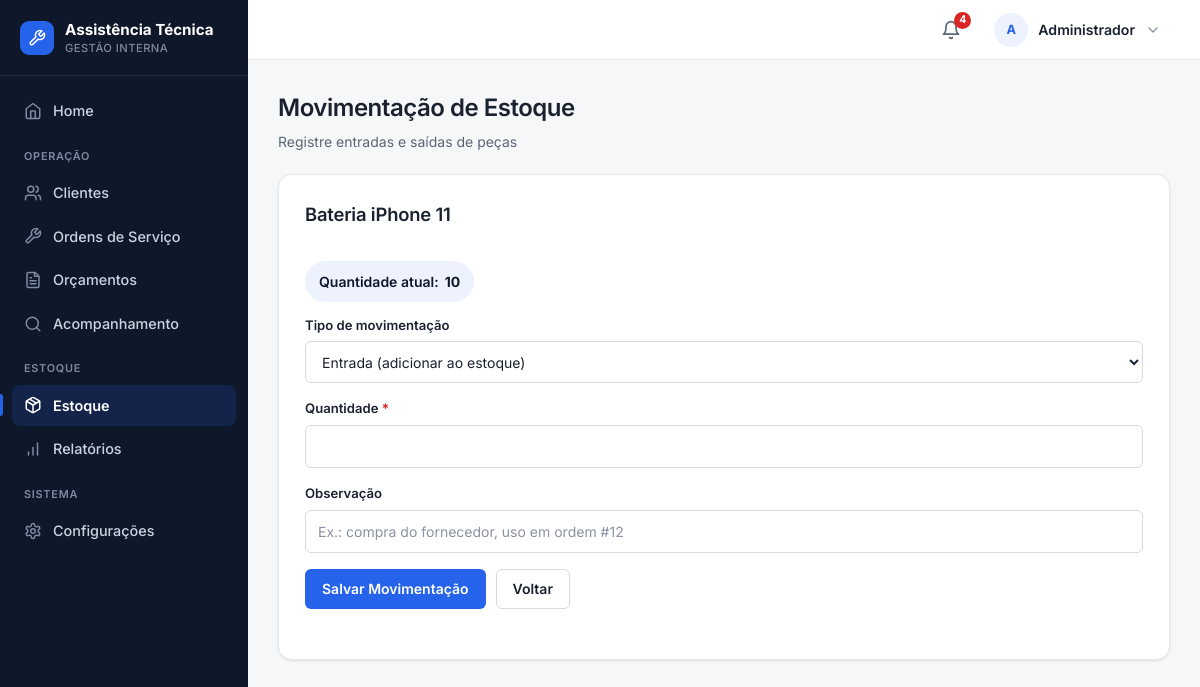
The app's page /estoque/movimentar/11 (signed in), older data.
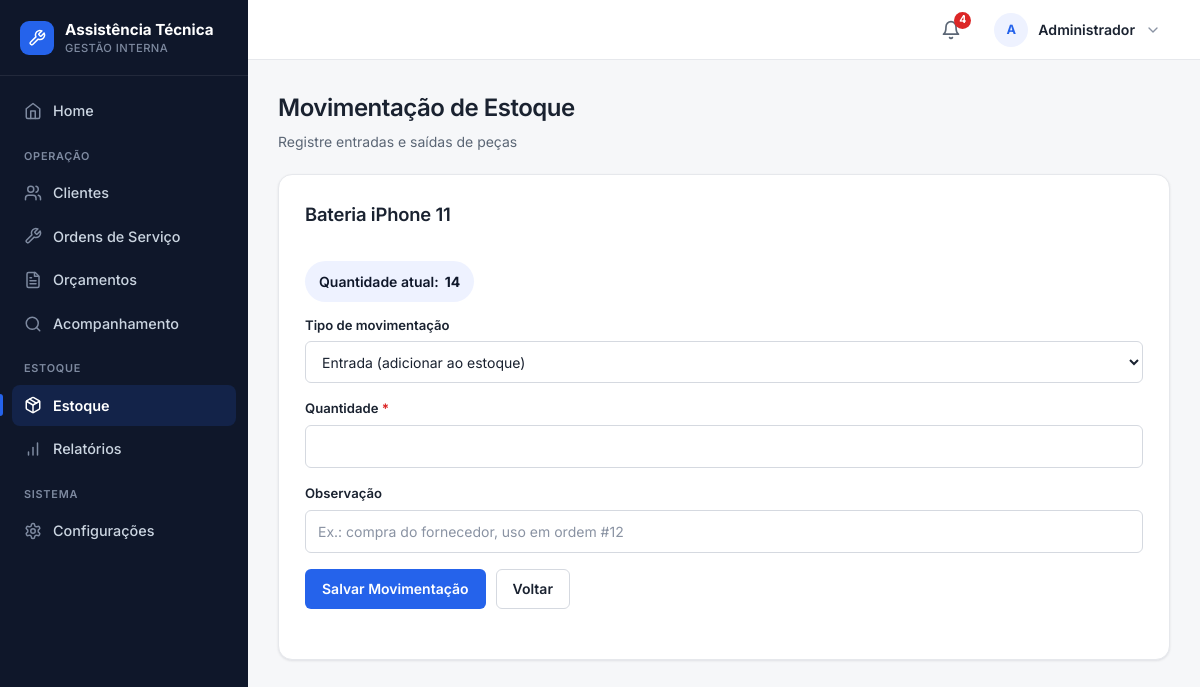
The same page, newer data.
### tables this page shows
CREATE TABLE pecas (
    id INTEGER PRIMARY KEY AUTOINCREMENT,
    nome TEXT NOT NULL,
    descricao TEXT,
    quantidade INTEGER NOT NULL DEFAULT 0,
    estoque_minimo INTEGER DEFAULT 1,
    preco_unitario REAL DEFAULT 0,
    fornecedor TEXT
, data_cadastro TEXT);

### routes/estoque.py (the view)
@estoque_bp.route('/estoque/movimentar/<int:id>')
def movimentar_peca(id):
    db = conectar()
    peca = db.execute("SELECT * FROM pecas WHERE id = ?", (id,)).fetchone()
    db.close()
    if peca is None:
        flash("Peça não encontrada.", "erro")
        return redirect('/estoque')
    return render_template('movimentar_estoque.html', peca=peca)

### app.py (called while the page is built)
@app.context_processor
def injetar_alertas_estoque():
    if "funcionario_id" not in session:
        return {"alerta_estoque_baixo": 0}
    conexao = conectar()
    total = conexao.execute(
        "SELECT COUNT(*) FROM pecas WHERE quantidade <= estoque_minimo"
    ).fetchone()[0]
    conexao.close()
    return {"alerta_estoque_baixo": total}

### database.py (called while the page is built)
def _coluna_existe(conexao, tabela, coluna):
    colunas = conexao.execute(f"PRAGMA table_info({tabela})").fetchall()
    return any(item["name"] == coluna for item in colunas)

def conectar():
    conexao = sqlite3.connect("database/sistema.db")
    conexao.row_factory = sqlite3.Row
    conexao.execute("PRAGMA foreign_keys = ON")
    _garantir_schema(conexao)
    return conexao

### templates/movimentar_estoque.html (shortened to what this page needs)
{% extends "base.html" %}
{% block css %}
    <link rel="stylesheet" href="{{ url_for('static', filename='css/movimentar_estoque.css') }}">
{% endblock %}
{% block conteudo %}
<div class="page-head">
    <h1>Movimentação de Estoque</h1>
    <p>Registre entradas e saídas de peças</p>
</div>
<section class="card">
    <h2>{{ peca['nome'] }}</h2>
    <p class="summary-pill">
        Quantidade atual: <strong>{{ peca['quantidade'] }}</strong>
    </p>
    <form method="POST">
        <div class="campo">
            <label for="tipo">Tipo de movimentação</label>
            <select id="tipo" name="tipo">
                <option value="Entrada">Entrada (adicionar ao estoque)</option>
            </select>
        </div>
        <div class="campo">
            <label for="quantidade">Quantidade <span class="obrigatorio" title="Campo obrigatório">*</span></label>
            <input type="number" id="quantidade" name="quantidade" min="1" required>
        </div>
        <div class="campo">
            <label for="observacao">Observação</label>
            <input type="text" id="observacao" name="observacao" placeholder="Ex.: compra do fornecedor, uso em ordem #12">
        </div>
        <div class="botoes">
            <button type="submit">Salvar Movimentação</button>
            <a href="/estoque" class="btn btn-home">Voltar</a>
        </div>
    </form>
</section>
{% endblock %}

Row changes from the older to the newer data that the page shows:
changed pecas "Bateria iPhone 11": quantidade "10" → "14"
